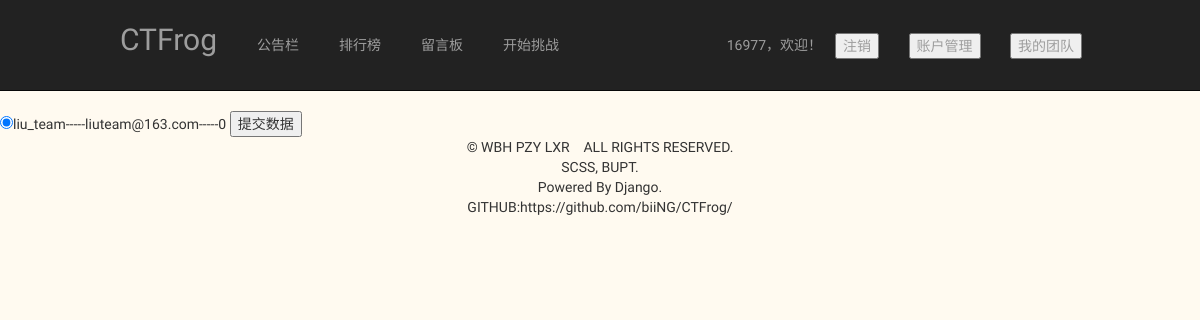
Screenshot of /user/team/join (signed in) with the database file from the repository.
### user/models.py (models this page shows)
class Team(models.Model):
    name = models.CharField(max_length=10, unique=True)
    email = models.EmailField(unique=True)
    score = models.IntegerField(default=0)
    member = models.IntegerField(
        default=0, verbose_name='how many people in this team')
    admin = models.CharField(default='', unique=True, max_length=20)
    def __str__(self):
        return self.name
    class Meta:
        verbose_name = "团队"

### user/check_permission.py (the view)
    def deco(*args,**kargs):
        request=args[0]
        if not request.session.get('is_login',None):
            request.session['message']='请先登录'
            return redirect('user:login')
        else:
            return function(request,**kargs)

### user/check_permission.py (called while the page is built)
def check_login(function):
    def deco(*args,**kargs):
        request=args[0]
        if not request.session.get('is_login',None):
            request.session['message']='请先登录'
            return redirect('user:login')
        else:
            return function(request,**kargs)
    return deco

### user/team_views.py (called while the page is built, shortened)
def writetest(string):
    string = str(string)
    with open('1.txt', 'a') as f:
        f.write('\n'+string)

@check_login
def join(request):
    username = request.session['username']
    teams = [models.Team.objects.get(name=t)
             for t in models.Team.objects.all()]
    try:
        user = models.User.objects.get(name=username)
    except:
        writetest('wrong')
    message = request.session.pop('message', None)
    return render(request, 'team/join.html',
                  {'teams': teams, 'message': message})

### user/templates/team/join.html (shortened to what this page needs)
{% extends 'navigationbar.html' %}
{% block custombody %}
<form action="{% url 'user:teamjoin' %}" method="POST">
    {%for team in teams %}
    <input checked type="radio" name="team" value="{{team.name}}">{{team.name}}-----{{team.email}}-----{{team.score}}
    {% endfor%}
    <button type="submit">提交数据</button>
</form>
{% endblock %}

### static/css/navi-bar.css (style rules this page uses)
body { background: linear-gradient(#fffaf0, #fffaf0); font-family: 'Ubuntu'; }

### rows the page displays
Team: name "liu_team", email "liuteam@163.com", score "0"

### other values shown
{{ request.session.username }} "16977"
